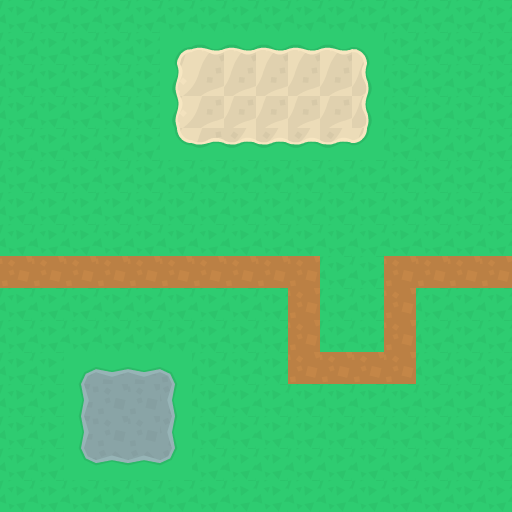

This game map was drawn from its Tiled (.tmx) file and the tilesets committed beside it. A one-line description and the full map source follow:
An orthogonal 16x16 tile map with 32x32 px tiles, 1 tile layer (map) and 9 objects.

<map version="1.10" tiledversion="1.10.2" orientation="orthogonal" renderorder="right-down" width="16" height="16" tilewidth="32" tileheight="32" infinite="0" nextlayerid="8" nextobjectid="13">
 <tileset firstgid="1" source="tileset.tsx" />
 <layer id="1" name="map" width="16" height="16">
  <data encoding="csv">
141,141,141,141,141,141,141,141,141,141,141,141,141,141,141,141,
141,141,141,141,141,334,335,335,335,335,335,337,141,141,141,141,
141,141,141,141,141,380,381,381,381,381,381,383,141,141,141,141,
141,141,141,141,141,380,381,381,381,381,381,383,141,141,141,141,
141,141,141,141,141,472,473,474,474,474,474,475,141,141,141,141,
141,141,141,141,141,141,141,141,141,141,141,141,141,141,141,141,
141,141,141,141,141,141,141,141,141,141,141,141,141,141,141,141,
141,141,141,141,141,141,141,141,141,141,141,141,141,141,141,141,
417,417,417,417,417,417,417,417,417,417,141,141,417,417,417,417,
141,141,141,141,141,141,141,141,141,417,141,141,417,141,141,141,
141,141,141,141,141,141,141,141,141,417,141,141,417,141,141,141,
141,141,344,346,346,347,141,141,141,417,417,417,417,141,141,141,
141,141,436,713,713,393,141,141,141,141,141,141,141,141,141,141,
141,141,436,713,437,393,141,141,141,141,141,141,141,141,141,141,
141,141,482,483,483,485,141,141,141,141,141,141,141,141,141,141,
141,141,141,141,141,141,141,141,141,141,141,141,141,141,141,141
</data>
 </layer>
 <objectgroup id="2" name="start">
  <object id="1" x="4.79064" y="260.491" width="21.5579" height="20.9591" />
 </objectgroup>
 <objectgroup id="3" name="end">
  <object id="2" x="483.855" y="262.887" width="22.1567" height="17.9649" />
 </objectgroup>
 <objectgroup id="4" name="lane">
  <object id="3" x="4.19181" y="261.689" width="308.996" height="19.7614" />
  <object id="7" x="291.63" y="261.689" width="23.9532" height="114.975" />
  <object id="8" x="291.63" y="359.298" width="118.568" height="16.7673" />
  <object id="9" x="391.036" y="262.288" width="19.1626" height="111.382" />
  <object id="10" x="390.437" y="261.09" width="115.574" height="20.9591" />
  <object id="11" x="68.2667" y="355.705" width="119.167" height="116.772" />
  <object id="12" x="162.882" y="35.331" width="214.98" height="119.167" />
 </objectgroup>
</map>
